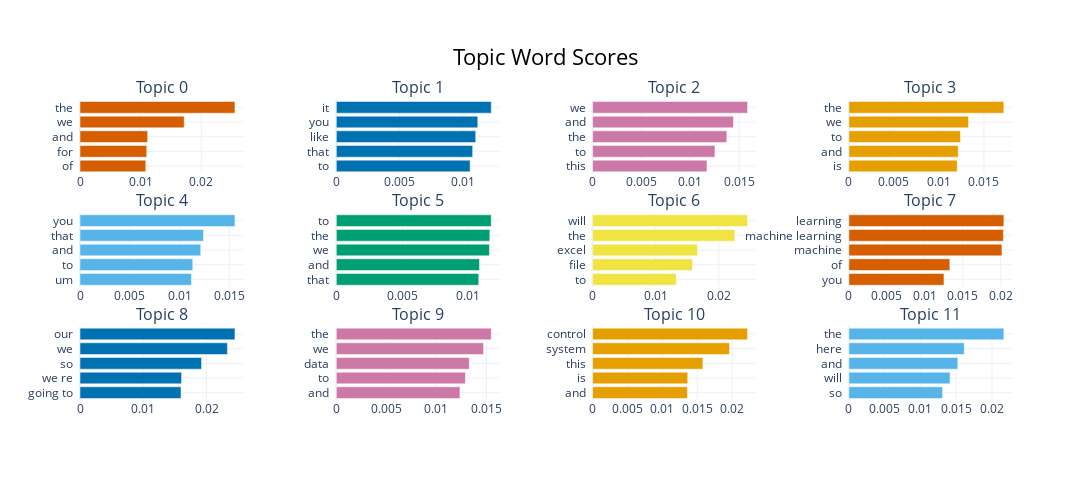

Notebook source saved alongside this figure:
### Code cell
topic_model_base_caption.visualize_barchart(top_n_topics=12, n_words=5, height=160, width=300)

### Figure 1 — Plotly figure (JSON) as saved in the notebook; plotly's stock layout.template omitted (floating-point values rounded to 4 significant figures)
{"data": [{"marker": {"color": "#D55E00"}, "orientation": "h", "type": "bar", "x": [0.01085, 0.01101, 0.01115, 0.01718, 0.02554], "xaxis": "x", "y": ["of  ", "for  ", "and  ", "we  ", "the  "], "yaxis": "y"}, {"marker": {"color": "#0072B2"}, "orientation": "h", "type": "bar", "x": [0.01058, 0.01078, 0.01103, 0.01119, 0.01225], "xaxis": "x2", "y": ["to  ", "that  ", "like  ", "you  ", "it  "], "yaxis": "y2"}, {"marker": {"color": "#CC79A7"}, "orientation": "h", "type": "bar", "x": [0.01171, 0.01253, 0.01374, 0.01443, 0.01587], "xaxis": "x3", "y": ["this  ", "to  ", "the  ", "and  ", "we  "], "yaxis": "y3"}, {"marker": {"color": "#E69F00"}, "orientation": "h", "type": "bar", "x": [0.01204, 0.01215, 0.01239, 0.0133, 0.01722], "xaxis": "x4", "y": ["is  ", "and  ", "to  ", "we  ", "the  "], "yaxis": "y4"}, {"marker": {"color": "#56B4E9"}, "orientation": "h", "type": "bar", "x": [0.0112, 0.01133, 0.01213, 0.01241, 0.01557], "xaxis": "x5", "y": ["um  ", "to  ", "and  ", "that  ", "you  "], "yaxis": "y5"}, {"marker": {"color": "#009E73"}, "orientation": "h", "type": "bar", "x": [0.01078, 0.01083, 0.01159, 0.01161, 0.01172], "xaxis": "x6", "y": ["that  ", "and  ", "we  ", "the  ", "to  "], "yaxis": "y6"}, {"marker": {"color": "#F0E442"}, "orientation": "h", "type": "bar", "x": [0.01327, 0.01583, 0.01663, 0.02254, 0.02456], "xaxis": "x7", "y": ["to  ", "file  ", "excel  ", "the  ", "will  "], "yaxis": "y7"}, {"marker": {"color": "#D55E00"}, "orientation": "h", "type": "bar", "x": [0.01252, 0.0133, 0.02016, 0.02035, 0.02041], "xaxis": "x8", "y": ["you  ", "of  ", "machine  ", "machine learning  ", "learning  "], "yaxis": "y8"}, {"marker": {"color": "#0072B2"}, "orientation": "h", "type": "bar", "x": [0.01595, 0.01604, 0.0192, 0.02328, 0.02447], "xaxis": "x9", "y": ["going to  ", "we re  ", "so  ", "we  ", "our  "], "yaxis": "y9"}, {"marker": {"color": "#CC79A7"}, "orientation": "h", "type": "bar", "x": [0.01236, 0.01291, 0.01329, 0.01472, 0.01549], "xaxis": "x10", "y": ["and  ", "to  ", "data  ", "we  ", "the  "], "yaxis": "y10"}, {"marker": {"color": "#E69F00"}, "orientation": "h", "type": "bar", "x": [0.01358, 0.01363, 0.0158, 0.01962, 0.0222], "xaxis": "x11", "y": ["and  ", "is  ", "this  ", "system  ", "control  "], "yaxis": "y11"}, {"marker": {"color": "#56B4E9"}, "orientation": "h", "type": "bar", "x": [0.01309, 0.01414, 0.01523, 0.01613, 0.02166], "xaxis": "x12", "y": ["so  ", "will  ", "and  ", "here  ", "the  "], "yaxis": "y12"}], "layout": {"annotations": [{"font": {"size": 16}, "showarrow": false, "text": "Topic 0", "x": 0.0875, "xanchor": "center", "xref": "paper", "y": 1, "yanchor": "bottom", "yref": "paper"}, {"font": {"size": 16}, "showarrow": false, "text": "Topic 1", "x": 0.3625, "xanchor": "center", "xref": "paper", "y": 1, "yanchor": "bottom", "yref": "paper"}, {"font": {"size": 16}, "showarrow": false, "text": "Topic 2", "x": 0.6375, "xanchor": "center", "xref": "paper", "y": 1, "yanchor": "bottom", "yref": "paper"}, {"font": {"size": 16}, "showarrow": false, "text": "Topic 3", "x": 0.9125, "xanchor": "center", "xref": "paper", "y": 1, "yanchor": "bottom", "yref": "paper"}, {"font": {"size": 16}, "showarrow": false, "text": "Topic 4", "x": 0.0875, "xanchor": "center", "xref": "paper", "y": 0.6222, "yanchor": "bottom", "yref": "paper"}, {"font": {"size": 16}, "showarrow": false, "text": "Topic 5", "x": 0.3625, "xanchor": "center", "xref": "paper", "y": 0.6222, "yanchor": "bottom", "yref": "paper"}, {"font": {"size": 16}, "showarrow": false, "text": "Topic 6", "x": 0.6375, "xanchor": "center", "xref": "paper", "y": 0.6222, "yanchor": "bottom", "yref": "paper"}, {"font": {"size": 16}, "showarrow": false, "text": "Topic 7", "x": 0.9125, "xanchor": "center", "xref": "paper", "y": 0.6222, "yanchor": "bottom", "yref": "paper"}, {"font": {"size": 16}, "showarrow": false, "text": "Topic 8", "x": 0.0875, "xanchor": "center", "xref": "paper", "y": 0.2444, "yanchor": "bottom", "yref": "paper"}, {"font": {"size": 16}, "showarrow": false, "text": "Topic 9", "x": 0.3625, "xanchor": "center", "xref": "paper", "y": 0.2444, "yanchor": "bottom", "yref": "paper"}, {"font": {"size": 16}, "showarrow": false, "text": "Topic 10", "x": 0.6375, "xanchor": "center", "xref": "paper", "y": 0.2444, "yanchor": "bottom", "yref": "paper"}, {"font": {"size": 16}, "showarrow": false, "text": "Topic 11", "x": 0.9125, "xanchor": "center", "xref": "paper", "y": 0.2444, "yanchor": "bottom", "yref": "paper"}], "height": 480, "hoverlabel": {"bgcolor": "white", "font": {"family": "Rockwell", "size": 16}}, "showlegend": false, "title": {"font": {"color": "Black", "size": 22}, "text": "Topic Word Scores", "x": 0.5, "xanchor": "center", "yanchor": "top"}, "width": 1200, "xaxis": {"anchor": "y", "domain": [0, 0.175], "showgrid": true}, "xaxis10": {"anchor": "y10", "domain": [0.275, 0.45], "showgrid": true}, "xaxis11": {"anchor": "y11", "domain": [0.55, 0.725], "showgrid": true}, "xaxis12": {"anchor": "y12", "domain": [0.825, 1], "showgrid": true}, "xaxis2": {"anchor": "y2", "domain": [0.275, 0.45], "showgrid": true}, "xaxis3": {"anchor": "y3", "domain": [0.55, 0.725], "showgrid": true}, "xaxis4": {"anchor": "y4", "domain": [0.825, 1], "showgrid": true}, "xaxis5": {"anchor": "y5", "domain": [0, 0.175], "showgrid": true}, "xaxis6": {"anchor": "y6", "domain": [0.275, 0.45], "showgrid": true}, "xaxis7": {"anchor": "y7", "domain": [0.55, 0.725], "showgrid": true}, "xaxis8": {"anchor": "y8", "domain": [0.825, 1], "showgrid": true}, "xaxis9": {"anchor": "y9", "domain": [0, 0.175], "showgrid": true}, "yaxis": {"anchor": "x", "domain": [0.7556, 1], "showgrid": true}, "yaxis10": {"anchor": "x10", "domain": [0, 0.2444], "showgrid": true}, "yaxis11": {"anchor": "x11", "domain": [0, 0.2444], "showgrid": true}, "yaxis12": {"anchor": "x12", "domain": [0, 0.2444], "showgrid": true}, "yaxis2": {"anchor": "x2", "domain": [0.7556, 1], "showgrid": true}, "yaxis3": {"anchor": "x3", "domain": [0.7556, 1], "showgrid": true}, "yaxis4": {"anchor": "x4", "domain": [0.7556, 1], "showgrid": true}, "yaxis5": {"anchor": "x5", "domain": [0.3778, 0.6222], "showgrid": true}, "yaxis6": {"anchor": "x6", "domain": [0.3778, 0.6222], "showgrid": true}, "yaxis7": {"anchor": "x7", "domain": [0.3778, 0.6222], "showgrid": true}, "yaxis8": {"anchor": "x8", "domain": [0.3778, 0.6222], "showgrid": true}, "yaxis9": {"anchor": "x9", "domain": [0, 0.2444], "showgrid": true}}}
